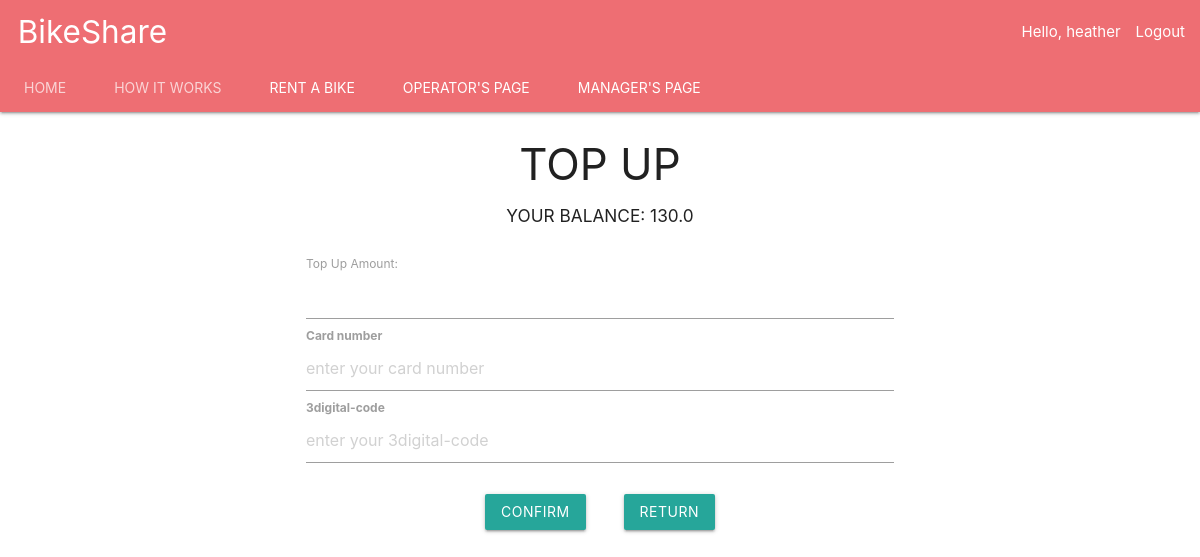
Page /top-up/ (signed in) on the earlier database version.
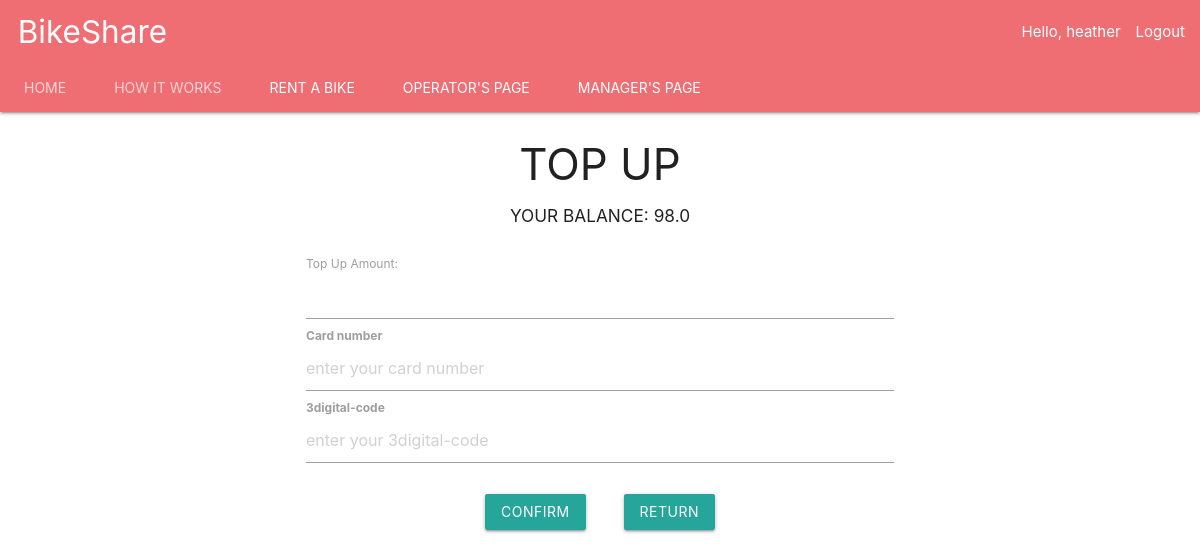
Same page on the later database version.
### account/models.py (models this page shows, shortened)
class Account(AbstractBaseUser):
    username = models.CharField(max_length=30, unique=True)
    email = models.EmailField(verbose_name='email', max_length=60, unique=True)
    date_joined = models.DateTimeField(verbose_name='date joined', auto_now_add=True)
    last_login = models.DateTimeField(verbose_name='last login', auto_now=True)
    role = models.CharField(max_length=10, choices=ROLE_CHOICES, default='Customer')
    is_admin = models.BooleanField(default=False)
    is_active = models.BooleanField(default=True)
    is_staff = models.BooleanField(default=False)
    is_superuser = models.BooleanField(default=False)
    hires_in_progress = models.IntegerField(default=0)
    wallet_balance = models.FloatField(default=0.00)
    amount_owed = models.FloatField(default=0.00)
    USERNAME_FIELD = 'username'
    REQUIRED_FIELDS = ['email']
    objects = MyAccountManager()

### BikeShare/views.py (the view)
# urls.py: path('top-up/', views.top_up_balance, name='top-up'),
def top_up_balance(request):
    form = TopUpForm()
    return render(request, 'top_up.html', {'form': form})

### BikeShare/forms.py
class TopUpForm(forms.Form):
    money = forms.FloatField(label='Top Up Amount', max_value=100.0, min_value=5.0)

### BikeShare/templates/top_up.html (shortened to what this page needs)
{% extends 'base.html' %}
{% block content %}
<form method="post" action="{% url 'bikeshare:top-up-submit' %}">
  <h3><center>TOP UP</center> </h3>
    <h6><center>YOUR BALANCE: {{ request.user.wallet_balance }}</center> </h6>
    <br>
    <div class="container">
        {{ form }}
  </div>
  <div class="container">
    <label for="card"><b>Card number</b></label>
    <input type="number" placeholder="enter your card number" required>
    <br>
    <label for="code"><b>3digital-code</b></label>
    <input type="number" placeholder="enter your 3digital-code" required>
  <div class="container" align="center" >
    <br>
    <button type="submit" id ="topup" class="waves-effect waves-light btn">confirm</button>
    <button type="button" id="cancel" class="cancelbtn waves-effect waves-light btn" onclick="location.href='{% url 'bikeshare:bikeshare-customer' %}'">Return</button>
  </div>
</form>
{% endblock  %}

### BikeShare/templates/navbar.html (shortened to what this page needs)
{% block content %}
<body>
 <nav class="nav-extended">
    <div class="nav-wrapper">
      <a href="#" class="brand-logo"> &nbsp; BikeShare</a>
      <ul id="nav-mobile" class="right hide-on-med-and-down">
          <li>
              {% if request.user.is_authenticated  %}
                  <li class="tab">Hello, {{ request.user.username }}  </li><li> <a href="{% url 'bikeshare:logout' %}">Logout</a></a></li>
            {% else %}
                  <li>   <a href="{% url 'bikeshare:login' %}">Login </li></a><li> <a href="{% url 'bikeshare:signup' %}"> Register</a></li>
        {% endif %}
          </li>
      </ul>
    </div>
    <div class="nav-content">
      <ul class="tabs tabs-transparent">
        <li class="tab"><a href="{% url 'bikeshare:bikeshare-main' %}">Home</a></li>
          <li class="tab"><a href="{% url 'bikeshare:howitworks' %}">How it Works</a></li>
          {% if request.user.is_superuser %}
        <li class="tab"><a class="active" href="{% url 'bikeshare:bikeshare-customer' %}">Rent A Bike</a></li>
          <li class="tab"><a class="active" href="{% url 'bikeshare:bikeshare-operator' %}">Operator's Page</a></li>
         <li class="tab"><a class="active" href="{% url 'bikeshare:bikeshare-manager' %}">Manager's Page</a></li>
        {% elif request.user.role == 'Customer' %}
        <li class="tab"><a class="active" href="{% url 'bikeshare:bikeshare-customer' %}">Rent A Bike</a></li>
          {% elif request.user.role == 'Operator' %}
          <li class="tab"><a class="active" href="{% url 'bikeshare:bikeshare-operator' %}">Operator's Page</a></li>
         {% elif request.user.role == 'Manager' %}
         <li class="tab"><a class="active" href="{% url 'bikeshare:bikeshare-manager' %}">Manager's Page</a></li>
        {% endif %}
      </ul>
    </div>
  </nav>
{% endblock %}

Differences in the rows shown:
changed Account "heather": user.wallet_balance "130.0" → "98.0"
